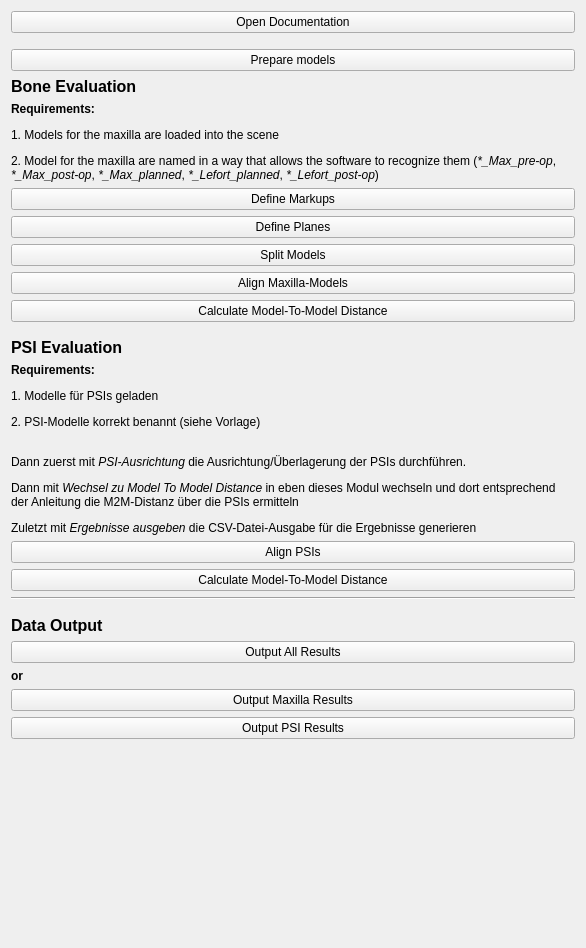
<?xml version="1.0" encoding="UTF-8"?>
<ui version="4.0">
 <class>LeFortPSIWorkflowModule</class>
 <widget class="qMRMLWidget" name="LeFortPSIWorkflowModule">
  <property name="geometry">
   <rect>
    <x>0</x>
    <y>0</y>
    <width>586</width>
    <height>948</height>
   </rect>
  </property>
  <property name="sizePolicy">
   <sizepolicy hsizetype="Minimum" vsizetype="Preferred">
    <horstretch>0</horstretch>
    <verstretch>0</verstretch>
   </sizepolicy>
  </property>
  <layout class="QVBoxLayout" name="verticalLayout">
   <item>
    <widget class="QPushButton" name="openDocumentationButton">
     <property name="text">
      <string>Open Documentation</string>
     </property>
    </widget>
   </item>
   <item>
    <spacer name="verticalSpacer_4">
     <property name="orientation">
      <enum>Qt::Orientation::Vertical</enum>
     </property>
     <property name="sizeType">
      <enum>QSizePolicy::Policy::Fixed</enum>
     </property>
     <property name="sizeHint" stdset="0">
      <size>
       <width>20</width>
       <height>10</height>
      </size>
     </property>
    </spacer>
   </item>
   <item>
    <widget class="QPushButton" name="prepareModelsButton">
     <property name="text">
      <string>Prepare models</string>
     </property>
    </widget>
   </item>
   <item>
    <widget class="QLabel" name="labelRamus">
     <property name="sizePolicy">
      <sizepolicy hsizetype="Minimum" vsizetype="Preferred">
       <horstretch>0</horstretch>
       <verstretch>0</verstretch>
      </sizepolicy>
     </property>
     <property name="font">
      <font>
       <pointsize>12</pointsize>
       <bold>true</bold>
      </font>
     </property>
     <property name="text">
      <string>Bone Evaluation</string>
     </property>
    </widget>
   </item>
   <item>
    <widget class="QLabel" name="labelRamusDescription">
     <property name="sizePolicy">
      <sizepolicy hsizetype="Minimum" vsizetype="Preferred">
       <horstretch>0</horstretch>
       <verstretch>0</verstretch>
      </sizepolicy>
     </property>
     <property name="text">
      <string>&lt;html&gt;&lt;head/&gt;&lt;body&gt;&lt;p&gt;&lt;span style=&quot; font-weight:700;&quot;&gt;Requirements:&lt;/span&gt;&lt;/p&gt;&lt;p&gt;1. Models for the maxilla are loaded into the scene&lt;/p&gt;&lt;p&gt;2. Model for the maxilla are named in a way that allows the software to recognize them (&lt;span style=&quot; font-style:italic;&quot;&gt;*_Max_pre-op&lt;/span&gt;, &lt;span style=&quot; font-style:italic;&quot;&gt;*_Max_post-op&lt;/span&gt;, &lt;span style=&quot; font-style:italic;&quot;&gt;*_Max_planned&lt;/span&gt;, &lt;span style=&quot; font-style:italic;&quot;&gt;*_Lefort_planned&lt;/span&gt;,  &lt;span style=&quot; font-style:italic;&quot;&gt;*_Lefort_post-op&lt;/span&gt;)&lt;/p&gt;&lt;/body&gt;&lt;/html&gt;</string>
     </property>
     <property name="wordWrap">
      <bool>true</bool>
     </property>
    </widget>
   </item>
   <item>
    <widget class="QPushButton" name="markupsButton">
     <property name="sizePolicy">
      <sizepolicy hsizetype="Minimum" vsizetype="Fixed">
       <horstretch>0</horstretch>
       <verstretch>0</verstretch>
      </sizepolicy>
     </property>
     <property name="text">
      <string>Define Markups</string>
     </property>
    </widget>
   </item>
   <item>
    <widget class="QPushButton" name="planesButton">
     <property name="sizePolicy">
      <sizepolicy hsizetype="Minimum" vsizetype="Fixed">
       <horstretch>0</horstretch>
       <verstretch>0</verstretch>
      </sizepolicy>
     </property>
     <property name="text">
      <string>Define Planes</string>
     </property>
    </widget>
   </item>
   <item>
    <widget class="QPushButton" name="splitModelsButton">
     <property name="sizePolicy">
      <sizepolicy hsizetype="Minimum" vsizetype="Fixed">
       <horstretch>0</horstretch>
       <verstretch>0</verstretch>
      </sizepolicy>
     </property>
     <property name="text">
      <string>Split Models</string>
     </property>
    </widget>
   </item>
   <item>
    <widget class="QPushButton" name="alignMaxillaModelsButton">
     <property name="enabled">
      <bool>true</bool>
     </property>
     <property name="toolTip">
      <string>Run the algorithm.</string>
     </property>
     <property name="text">
      <string>Align Maxilla-Models</string>
     </property>
    </widget>
   </item>
   <item>
    <widget class="QPushButton" name="calculateM2MDistanceButton">
     <property name="text">
      <string>Calculate Model-To-Model Distance</string>
     </property>
    </widget>
   </item>
   <item>
    <spacer name="verticalSpacer_2">
     <property name="orientation">
      <enum>Qt::Orientation::Vertical</enum>
     </property>
     <property name="sizeType">
      <enum>QSizePolicy::Policy::Fixed</enum>
     </property>
     <property name="sizeHint" stdset="0">
      <size>
       <width>20</width>
       <height>10</height>
      </size>
     </property>
    </spacer>
   </item>
   <item>
    <widget class="QLabel" name="labelPSI">
     <property name="sizePolicy">
      <sizepolicy hsizetype="Minimum" vsizetype="Preferred">
       <horstretch>0</horstretch>
       <verstretch>0</verstretch>
      </sizepolicy>
     </property>
     <property name="font">
      <font>
       <pointsize>12</pointsize>
       <bold>true</bold>
      </font>
     </property>
     <property name="text">
      <string>PSI Evaluation</string>
     </property>
    </widget>
   </item>
   <item>
    <widget class="QLabel" name="labelPSIdescription">
     <property name="sizePolicy">
      <sizepolicy hsizetype="Minimum" vsizetype="Preferred">
       <horstretch>0</horstretch>
       <verstretch>0</verstretch>
      </sizepolicy>
     </property>
     <property name="frameShape">
      <enum>QFrame::Shape::Panel</enum>
     </property>
     <property name="lineWidth">
      <number>0</number>
     </property>
     <property name="text">
      <string>&lt;html&gt;&lt;head/&gt;&lt;body&gt;&lt;p&gt;&lt;span style=&quot; font-weight:700;&quot;&gt;Requirements:&lt;/span&gt;&lt;/p&gt;&lt;p&gt;1. Modelle für PSIs geladen&lt;/p&gt;&lt;p&gt;2. PSI-Modelle korrekt benannt (siehe Vorlage)&lt;/p&gt;&lt;p&gt;&lt;br/&gt;Dann zuerst mit &lt;span style=&quot; font-style:italic;&quot;&gt;PSI-Ausrichtung&lt;/span&gt; die Ausrichtung/Überlagerung der PSIs durchführen.&lt;/p&gt;&lt;p&gt;Dann mit &lt;span style=&quot; font-style:italic;&quot;&gt;Wechsel zu Model To Model Distance &lt;/span&gt;in eben dieses Modul wechseln und dort entsprechend der Anleitung die M2M-Distanz über die PSIs ermitteln&lt;/p&gt;&lt;p&gt;Zuletzt mit &lt;span style=&quot; font-style:italic;&quot;&gt;Ergebnisse ausgeben&lt;/span&gt; die CSV-Datei-Ausgabe für die Ergebnisse generieren&lt;/p&gt;&lt;/body&gt;&lt;/html&gt;</string>
     </property>
     <property name="wordWrap">
      <bool>true</bool>
     </property>
    </widget>
   </item>
   <item>
    <widget class="QPushButton" name="alignPSIsButton">
     <property name="enabled">
      <bool>true</bool>
     </property>
     <property name="toolTip">
      <string>Run the algorithm</string>
     </property>
     <property name="text">
      <string>Align PSIs</string>
     </property>
    </widget>
   </item>
   <item>
    <widget class="QPushButton" name="calculateM2MDistancePSIButton">
     <property name="text">
      <string>Calculate Model-To-Model Distance</string>
     </property>
    </widget>
   </item>
   <item>
    <widget class="Line" name="seperatorLine">
     <property name="orientation">
      <enum>Qt::Orientation::Horizontal</enum>
     </property>
    </widget>
   </item>
   <item>
    <spacer name="verticalSpacer_3">
     <property name="orientation">
      <enum>Qt::Orientation::Vertical</enum>
     </property>
     <property name="sizeType">
      <enum>QSizePolicy::Policy::Fixed</enum>
     </property>
     <property name="sizeHint" stdset="0">
      <size>
       <width>20</width>
       <height>10</height>
      </size>
     </property>
    </spacer>
   </item>
   <item>
    <widget class="QLabel" name="label">
     <property name="font">
      <font>
       <pointsize>12</pointsize>
       <bold>true</bold>
      </font>
     </property>
     <property name="text">
      <string>Data Output</string>
     </property>
    </widget>
   </item>
   <item>
    <widget class="QPushButton" name="printAllResultsButton">
     <property name="text">
      <string>Output All Results</string>
     </property>
    </widget>
   </item>
   <item>
    <widget class="QLabel" name="label_2">
     <property name="font">
      <font>
       <bold>true</bold>
      </font>
     </property>
     <property name="text">
      <string>or</string>
     </property>
     <property name="wordWrap">
      <bool>false</bool>
     </property>
     <property name="indent">
      <number>0</number>
     </property>
    </widget>
   </item>
   <item>
    <widget class="QPushButton" name="printMaxillaResultsButton">
     <property name="sizePolicy">
      <sizepolicy hsizetype="Minimum" vsizetype="Fixed">
       <horstretch>0</horstretch>
       <verstretch>0</verstretch>
      </sizepolicy>
     </property>
     <property name="text">
      <string>Output Maxilla Results</string>
     </property>
    </widget>
   </item>
   <item>
    <widget class="QPushButton" name="printPSIResultsButton">
     <property name="sizePolicy">
      <sizepolicy hsizetype="Minimum" vsizetype="Fixed">
       <horstretch>0</horstretch>
       <verstretch>0</verstretch>
      </sizepolicy>
     </property>
     <property name="text">
      <string>Output PSI Results</string>
     </property>
    </widget>
   </item>
   <item>
    <spacer name="verticalSpacer">
     <property name="orientation">
      <enum>Qt::Orientation::Vertical</enum>
     </property>
     <property name="sizeHint" stdset="0">
      <size>
       <width>20</width>
       <height>40</height>
      </size>
     </property>
    </spacer>
   </item>
  </layout>
 </widget>
 <customwidgets>
  <customwidget>
   <class>qMRMLWidget</class>
   <extends>QWidget</extends>
   <header>qMRMLWidget.h</header>
   <container>1</container>
  </customwidget>
 </customwidgets>
 <resources/>
 <connections/>
 <slots>
  <signal>mrmlSceneChanged(vtkMRMLScene*)</signal>
 </slots>
</ui>
